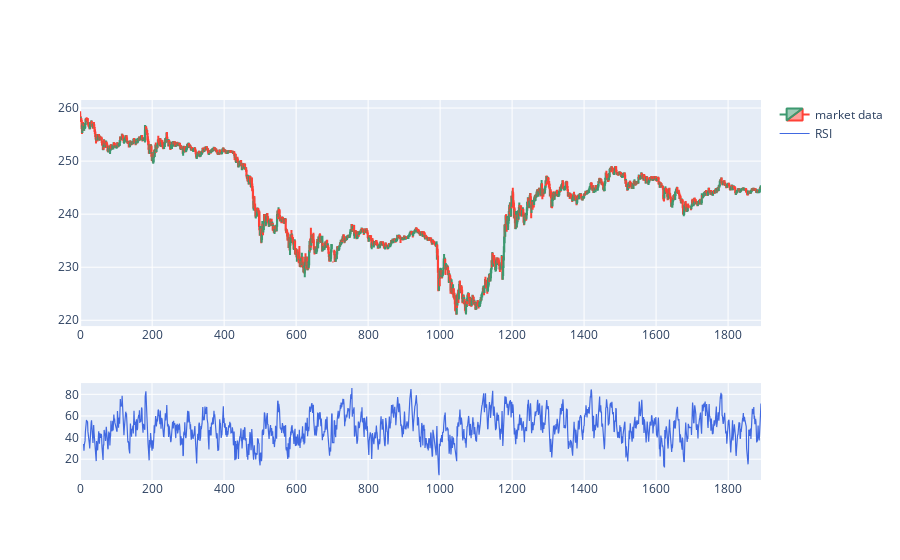

This figure's notebook cell:
### Code cell
from plotly.subplots import make_subplots

fig = make_subplots(rows=2, cols=1, row_heights=[0.7, 0.3])

fig.add_trace(go.Candlestick(x=df.index,
                open=df['<OPEN>'],
                high=df['<HIGH>'],
                low=df['<LOW>'],
                close=df['<CLOSE>'], name = 'market data'),
              row=1, col=1)

fig.update_xaxes(
    rangeslider_visible=False)

fig.add_trace(go.Scatter(x=df.index,
                y=df['RSI'] , name = 'RSI', line=dict(color='royalblue', width=1.2)),
              row=2, col=1)

fig.show()

### Figure 1 — Plotly figure (JSON) as saved in the notebook; plotly's stock layout.template omitted (floating-point values rounded to 4 significant figures; data arrays with more than 128 entries replaced by an {"elided": "..."} marker saying what was removed)
{"data": [{"close": {"elided": "1892 float values"}, "high": {"elided": "1892 float values"}, "low": {"elided": "1892 float values"}, "name": "market data", "open": {"elided": "1892 float values"}, "type": "candlestick", "x": {"elided": "1892 int values"}, "xaxis": "x", "yaxis": "y"}, {"line": {"color": "royalblue", "width": 1.2}, "name": "RSI", "type": "scatter", "x": {"elided": "1892 int values"}, "xaxis": "x2", "y": {"elided": "1892 float values"}, "yaxis": "y2"}], "layout": {"xaxis": {"anchor": "y", "domain": [0, 1], "rangeslider": {"visible": false}}, "xaxis2": {"anchor": "y2", "domain": [0, 1], "rangeslider": {"visible": false}}, "yaxis": {"anchor": "x", "domain": [0.405, 1]}, "yaxis2": {"anchor": "x2", "domain": [0, 0.255]}}}
